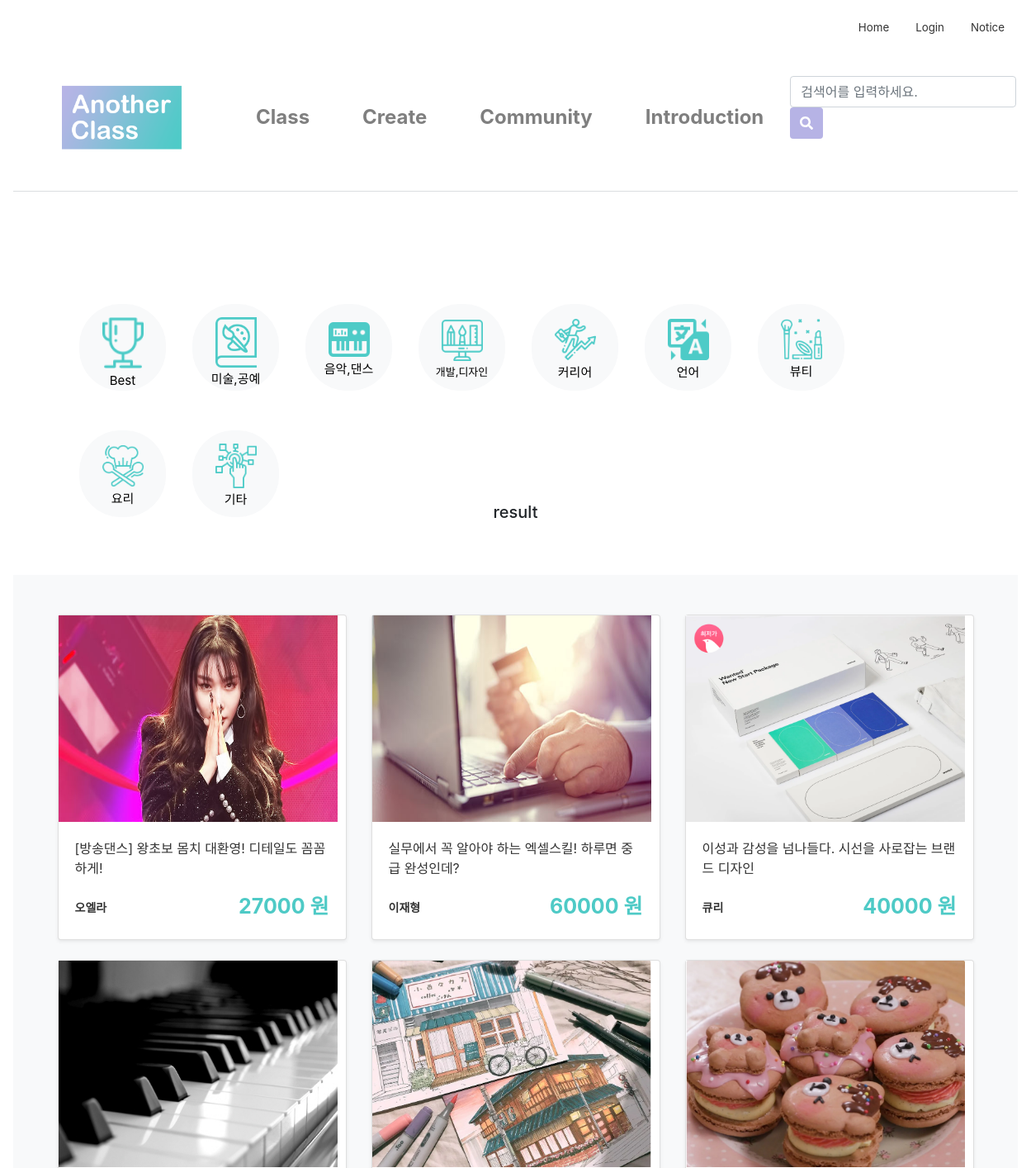
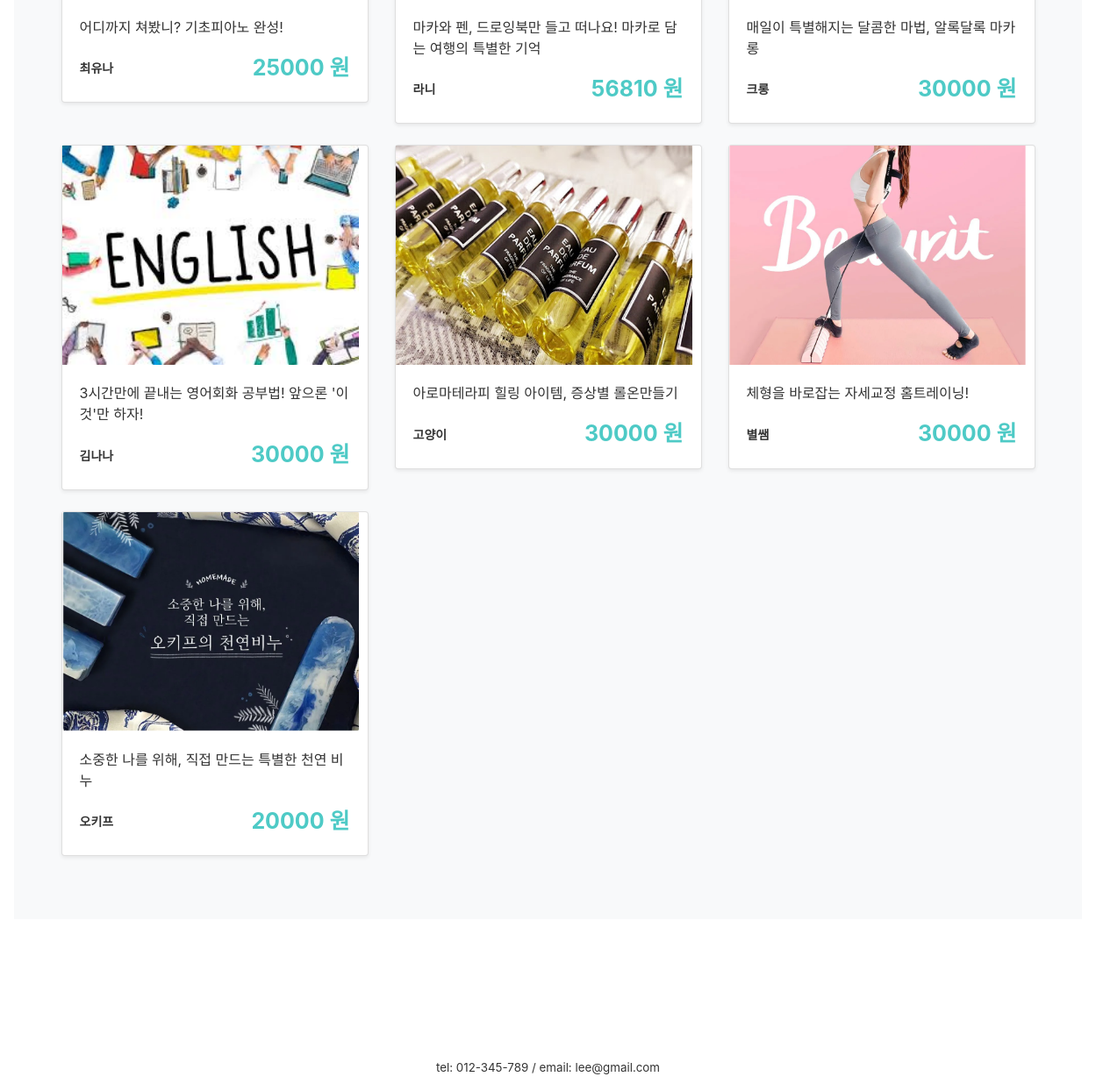
The page /class/ on the database its author committed (2 pictures, top to bottom).
### firstApp/models.py (models this page shows, shortened)
class Class(models.Model):
    author = models.ForeignKey(settings.AUTH_USER_MODEL, on_delete=models.CASCADE, default=1)
    title = models.CharField(max_length=50)
    tutor = models.CharField(max_length=10)
    tutor_photo = ProcessedImageField(upload_to="tutor", processors=[ResizeToFill(300,300)], default='')
    tutor_insta = models.CharField(null=True, blank=True, max_length=50, default='')
    tutor_blog = models.CharField(null=True, blank=True, max_length=50, default='')
    tutor_youtube = models.CharField(null=True, blank=True, max_length=50, default='')
    category = models.ForeignKey('firstApp.Category', on_delete=models.CASCADE, default=1, related_name='category')
    area = models.ForeignKey('firstApp.Area', on_delete=models.CASCADE, default=1)
    photo = ProcessedImageField(upload_to="class", processors=[ResizeToFill(600,450)], default='')
    body = RichTextUploadingField(default='')
    tutor_body = RichTextUploadingField(default='')
    price = models.PositiveIntegerField(null=True)
    time = models.PositiveIntegerField(null=True)
    level = models.ForeignKey('firstApp.Level', on_delete=models.CASCADE, default=1, related_name='level')
    mode = models.ForeignKey('firstApp.Mode', on_delete=models.CASCADE, default=1, related_name='mode')
    in_min = models.PositiveIntegerField(null=True, blank=True, default='1')
    in_max = models.PositiveIntegerField(null=True, blank=True, default='1')
    like_user = models.ManyToManyField(settings.AUTH_USER_MODEL, related_name='like_class')
    like_count = models.PositiveIntegerField(default=0)

### firstApp/views.py (the view)
# urls.py: path('class/', views.categoryselect, name='class'),
def categoryselect(request):
    cateId = request.GET.get('cateId', '')  # url의 쿼리스트링을 가져온다. 없는 경우 공백을 리턴한다
    if cateId == '':
        classes = Class.objects.all().order_by('-like_count')
    else:
        classes = Class.objects.filter(category=cateId)
    cate_list = Category.objects.all()
    return render(request, 'firstApp/categoryselect.html',
                  {'classes': classes, 'cate_list': cate_list, 'cateId': cateId})

### firstApp/templates/firstApp/categoryselect.html
{% extends 'firstApp/base.html' %}
{% load static %}
{% block upper_content %}
<link rel="stylesheet" href="{% static 'css/selectbox.css' %}">
<link rel="stylesheet" href="{% static 'css/catelist.css' %}">
<div class="catebar">
  <ul class="catelist">
    <li class="cateitem">
      <a class="nounderline" href="/class">
        <button type="button" class="btn btn-light btn-circle btn-xl">
          <div class="cateicon"><img class="icon" src="{% static 'image\icons8-trophy-64.png' %}"></div><div>Best</div>
        </button>
      </a>
    </li>
    <li class="cateitem">
      <a class="nounderline" href="/class?cateId=2">
        <button type="button" class="btn btn-light btn-circle btn-xl">
          <div class="cateicon"><img class="icon" src="{% static 'image\icons8-art-book-100.png' %}"></div><div>미술,공예</div>
        </button>
      </a>
    </li>
     <li class="cateitem">
      <a class="nounderline" href="/class?cateId=3">
        <button type="button" class="btn btn-light btn-circle btn-xl">
          <div class="cateicon"><img class="icon" src="{% static 'image\icons8-electronic-music-52.png' %}"></div><div>음악,댄스</div>
        </button>
      </a>
    </li>
    <li class="cateitem">
      <a class="nounderline" href="/class?cateId=4">
        <button type="button" class="btn btn-light btn-circle btn-xl">
          <div class="cateicon"><img class="icon" src="{% static 'image\design.png' %}"></div><div style="font-size:13px">개발,디자인</div>
        </button>
      </a>
    </li>
    <li class="cateitem">
      <a class="nounderline" href="/class?cateId=5">
        <button type="button" class="btn btn-light btn-circle btn-xl">
         <div class="cateicon"><img class="icon" src="{% static 'image\career.png' %}"></div><div>커리어</div>
        </button>
      </a>
    </li>
    <li class="cateitem">
      <a class="nounderline" href="/class?cateId=6">
        <button type="button" class="btn btn-light btn-circle btn-xl">
         <div class="cateicon"><img class="icon" src="{% static 'image\icons8-translation-52.png' %}"></div><div>언어</div>
        </button>
      </a>
    </li>
    <li class="cateitem">
      <a class="nounderline" href="/class?cateId=7">
        <button type="button" class="btn btn-light btn-circle btn-xl">
        <div class="cateicon"><img class="icon" src="{% static 'image\fashion.png' %}"></div><div>뷰티</div>
        </button>
      </a>
    </li>
     <li class="cateitem">
      <a class="nounderline" href="/class?cateId=8">
        <button type="button" class="btn btn-light btn-circle btn-xl">
         <div class="cateicon"><img class="icon" src="{% static 'image\cooking.png' %}"></div><div>요리</div>
        </button>
      </a>
    </li>
    <li class="cateitem">
      <a class="nounderline" href="/class?cateId=9">
        <button type="button" class="btn btn-light btn-circle btn-xl">
         <div class="cateicon"><img class="icon" src="{% static 'image\channel.png' %}"></div><div>기타</div>
        </button>
      </a>
    </li>
  </ul>
</div>
{% endblock upper_content%}
{% block content %}
    <h5>result</h5>
    <div class="album py-5 bg-light">
        <div class="container">
            <div class="row">
                {% for class in classes %}
          <div class="col-md-4">
            <a class="productdetail"
               href="{% url 'product' class.id %}">
              <div class="card mb-4 shadow-sm">
              <img src="{{class.photo.url}}" width="338px" height="250px">
              <div class="card-body">
                <p class="card-text">{{class.title}}</p>
                <div class="d-flex justify-content-between align-items-center">
                   <small class="tutor_name">{{class.tutor}}</small>
                    <span class="class_price">{{class.price}} 원</span>
                </div>
              </div>
              </div>
            </a>
          </div>
          {% endfor %}
            </div>
        </div>
    </div>
    {% endblock content %}

### firstApp/static/css/base.css (style rules this page uses)
.class_price { float:right; color:#4ECAC6; font-weight:bold; font-size:25px; }
.tutor_name { font-weight:bold; font-size:14px; }
.btn-circle.btn-xl { width: 105px; height: 105px; padding: 10px 16px; border-radius: 50px; font-size: 15px; line-height: 1.33; }
.btn-circle { width: 30px; height: 30px; padding: 6px 0px; border-radius: 15px; text-align: center; font-size: 12px; color:black; line-height: 1.42857; }
h5 { text-align: center; margin: 3rem; padding:1rem; }
.nounderline { text-decoration: none !important; }

### firstApp/static/css/navbar_custom.css (style rules this page uses)
a { color:#333; }

### firstApp/static/css/catelist.css (style rules this page uses)
.catelist { display: inline-block; text-align: center; list-style:none; height: 12rem; margin:0; padding:0; }
.cateitem { text-align: center; margin:1rem; margin-top:2rem; float:left; }
.catebar { text-align: center; height: 15rem; margin:2rem; padding:2rem; text-align: center; }
.cateicon { padding:0.3rem; }
.icon { width:50px; }

### rows shown on the page
Class: photo (picture), title "[방송댄스] 왕초보 몸치 대환영! 디테일도 꼼꼼하게!", tutor "오엘라", price "27000"
Class: photo (picture), title "실무에서 꼭 알아야 하는 엑셀스킬! 하루면 중급 완성인데?", tutor "이재형", price "60000"
Class: photo (picture), title "이성과 감성을 넘나들다. 시선을 사로잡는 브랜드 디자인", tutor "큐리", price "40000"
Class: photo (picture), title "어디까지 쳐봤니? 기초피아노 완성!", tutor "최유나", price "25000"
Class: photo (picture), title "마카와 펜, 드로잉북만 들고 떠나요! 마카로 담는 여행의 특별한 기억", tutor "라니", price "56810"
Class: photo (picture), title "매일이 특별해지는 달콤한 마법, 알록달록 마카롱", tutor "크롱", price "30000"
Class: photo (picture), title "3시간만에 끝내는 영어회화 공부법! 앞으론 '이것'만 하자!", tutor "김나나", price "30000"
Class: photo (picture), title "아로마테라피 힐링 아이템, 증상별 롤온만들기", tutor "고양이", price "30000"
Class: photo (picture), title "체형을 바로잡는 자세교정 홈트레이닝!", tutor "별쌤", price "30000"
Class: photo (picture), title "소중한 나를 위해, 직접 만드는 특별한 천연 비누", tutor "오키프", price "20000"
